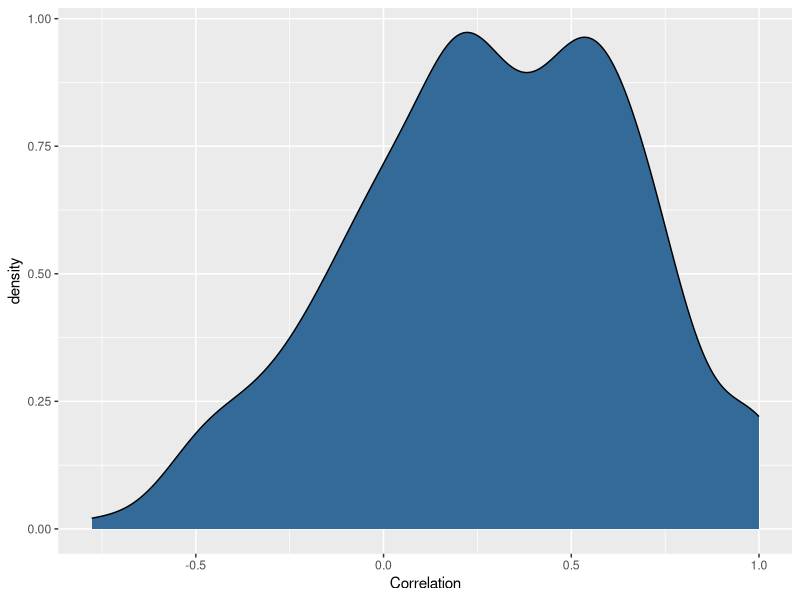
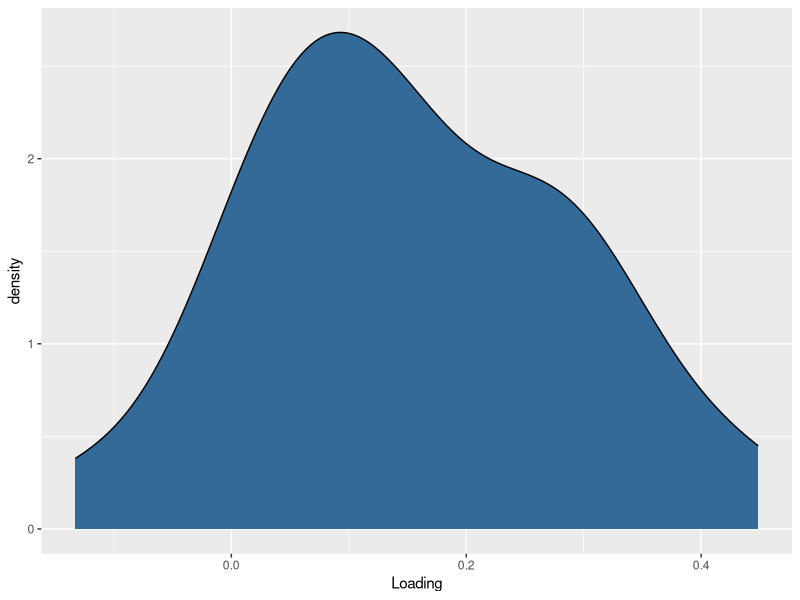
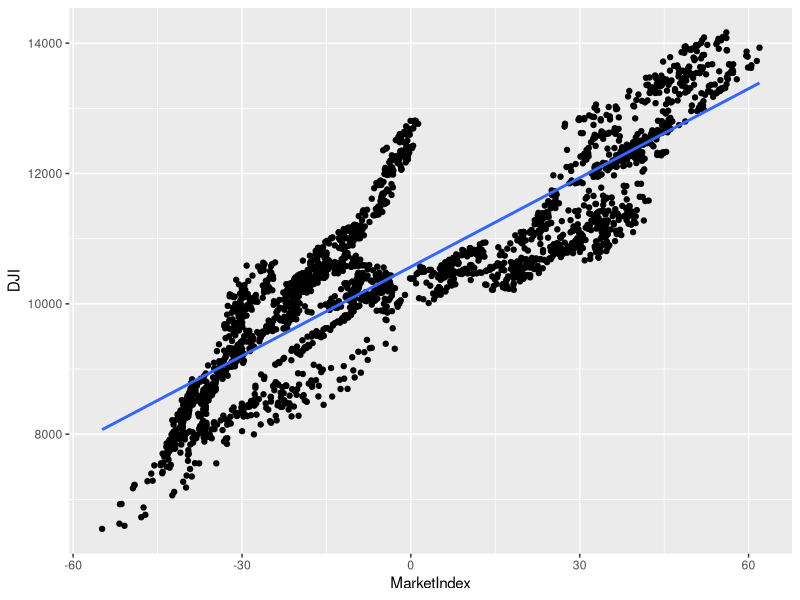
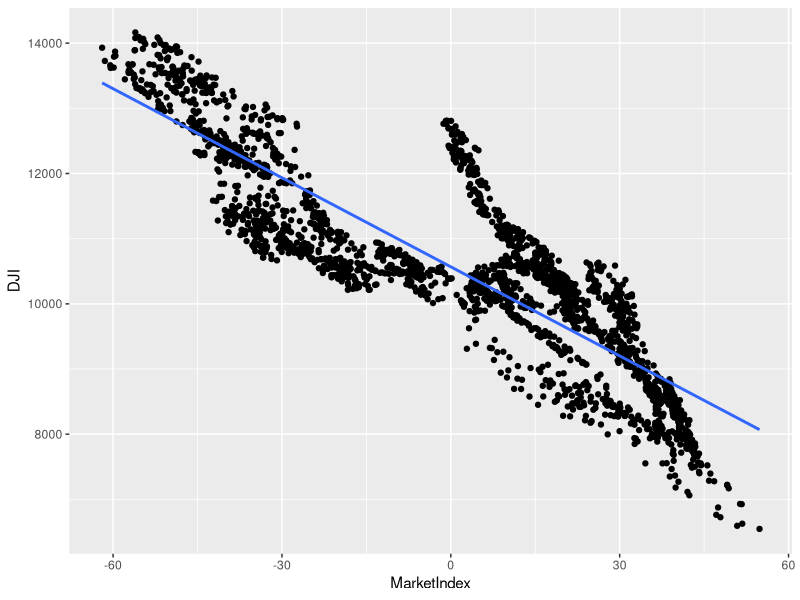
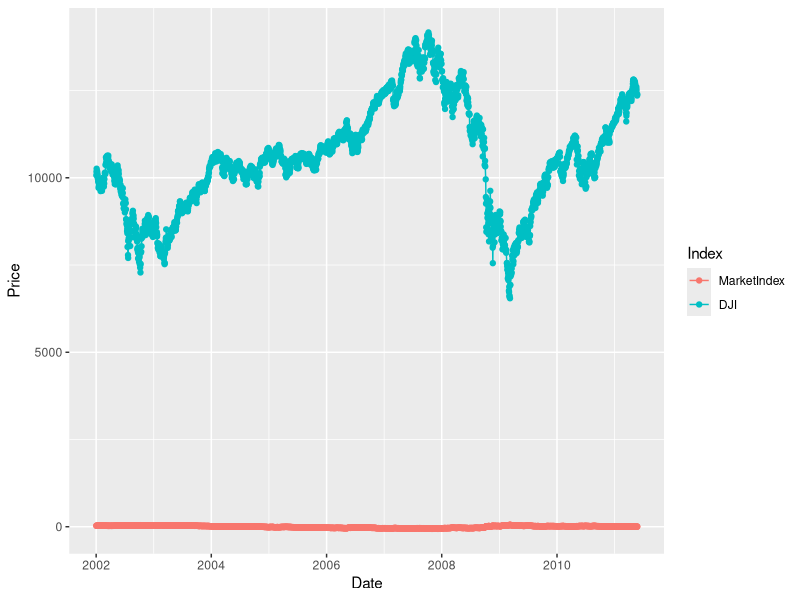
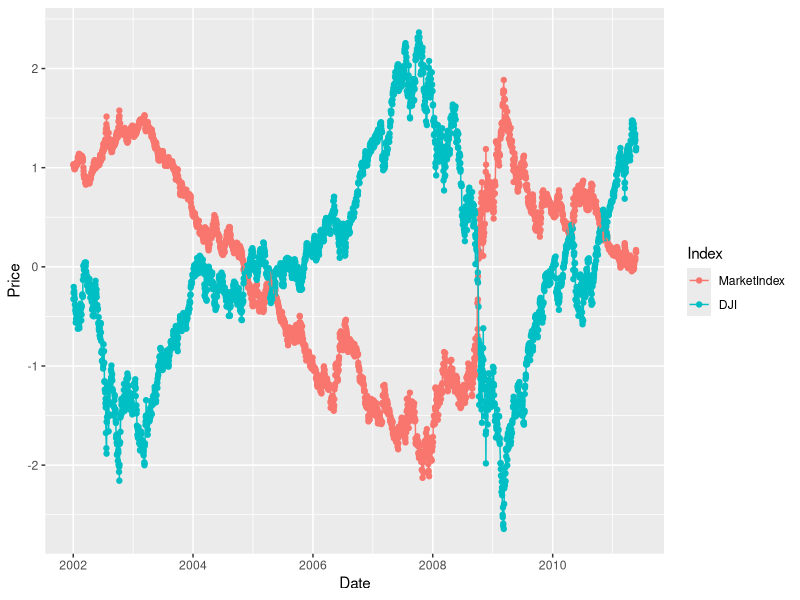

Write the R code that produced these figures, in order.
# File-Name:       chapter08.R           
# Date:            2012-02-10                                
# Author:          Drew Conway (drew.conway@nyu.edu) and John Myles White (jmw@johnmyleswhite.com)                                                                    
# Purpose:         
# Data Used:       data/DJI.csv, data/stock_prices.csv
# Packages Used:   ggplot2, lubridate, reshape

# All source code is copyright (c) 2012, under the Simplified BSD License.  
# For more information on FreeBSD see: http://www.opensource.org/licenses/bsd-license.php

# All images and materials produced by this code are licensed under the Creative Commons 
# Attribution-Share Alike 3.0 United States License: http://creativecommons.org/licenses/by-sa/3.0/us/

# All rights reserved.

# NOTE: If you are running this in the R console you must use the 'setwd' command to set the 
# working directory for the console to whereever you have saved this file prior to running.
# Otherwise you will see errors when loading data or saving figures!

library('ggplot2')

# First code snippet
prices <- read.csv(file.path('data', 'stock_prices.csv'),
                   stringsAsFactors = FALSE)

prices[1, ]
# Date Stock Close
#1 2011-05-25 DTE 51.12

# Second code snippet
library('lubridate')

prices <- transform(prices, Date = ymd(Date))

# Third code snippet
library('reshape')

date.stock.matrix <- cast(prices, Date ~ Stock, value = 'Close')

# Fourth code snippet
prices <- subset(prices, Date != ymd('2002-02-01'))
prices <- subset(prices, Stock != 'DDR')

date.stock.matrix <- cast(prices, Date ~ Stock, value = 'Close')

# Fifth code snippet
cor.matrix <- cor(date.stock.matrix[, 2:ncol(date.stock.matrix)])
correlations <- as.numeric(cor.matrix)

ggplot(data.frame(Correlation = correlations),
  aes(x = Correlation, fill = 1)) +
  geom_density() +
  theme(legend.position = 'none')

# Sixth code snippet
pca <- princomp(date.stock.matrix[, 2:ncol(date.stock.matrix)])

# Seventh code snippet
#Call:
#princomp(x = date.stock.matrix[, 2:ncol(date.stock.matrix)])
#Standard deviations:
#Comp.1 Comp.2 Comp.3 Comp.4 Comp.5 Comp.6 Comp.7
#29.1001249 20.4403404 12.6726924 11.4636450 8.4963820 8.1969345 5.5438308
#Comp.8 Comp.9 Comp.10 Comp.11 Comp.12 Comp.13 Comp.14
#5.1300931 4.7786752 4.2575099 3.3050931 2.6197715 2.4986181 2.1746125
#Comp.15 Comp.16 Comp.17 Comp.18 Comp.19 Comp.20 Comp.21
#1.9469475 1.8706240 1.6984043 1.6344116 1.2327471 1.1280913 0.9877634
#Comp.22 Comp.23 Comp.24
#0.8583681 0.7390626 0.4347983
#24 variables and 2366 observations.

# Eighth code snippet
principal.component <- pca$loadings[, 1]

# Ninth code snippet
loadings <- as.numeric(principal.component)

ggplot(data.frame(Loading = loadings),
  aes(x = Loading, fill = 1)) +
  geom_density() +
  theme(legend.position = 'none')

# Tenth code snippet
market.index <- predict(pca)[, 1]

# Eleventh code snippet
dji.prices <- read.csv(file.path('data', 'DJI.csv'),
                       stringsAsFactors = FALSE)
dji.prices <- transform(dji.prices, Date = ymd(Date))

# Twelfth code snippet
dji.prices <- subset(dji.prices, Date > ymd('2001-12-31'))
dji.prices <- subset(dji.prices, Date != ymd('2002-02-01'))

# Thirteenth code snippet
dji <- with(dji.prices, rev(Close))
dates <- with(dji.prices, rev(Date))

# Fourteenth code snippet
comparison <- data.frame(Date = dates,
                         MarketIndex = market.index,
                         DJI = dji)

ggplot(comparison, aes(x = MarketIndex, y = DJI)) +
  geom_point() +
  geom_smooth(method = 'lm', se = FALSE)

# Fifteenth code snippet
comparison <- transform(comparison, MarketIndex = -1 * MarketIndex)

# Sixteenth code snippet
ggplot(comparison, aes(x = MarketIndex, y = DJI)) +
  geom_point() +
  geom_smooth(method = 'lm', se = FALSE)

# Seventeenth code snippet
alt.comparison <- melt(comparison, id.vars = 'Date')

names(alt.comparison) <- c('Date', 'Index', 'Price')

ggplot(alt.comparison,
       aes(x = Date, y = Price, group = Index, color = Index)) +
  geom_point() +
  geom_line()

# Eighteenth code snippet
comparison <- transform(comparison, MarketIndex = scale(MarketIndex))
comparison <- transform(comparison, DJI = scale(DJI))

alt.comparison <- melt(comparison, id.vars = 'Date')

names(alt.comparison) <- c('Date', 'Index', 'Price')

ggplot(alt.comparison, aes(x = Date, y = Price, group = Index, color = Index)) +
  geom_point() +
  geom_line()
